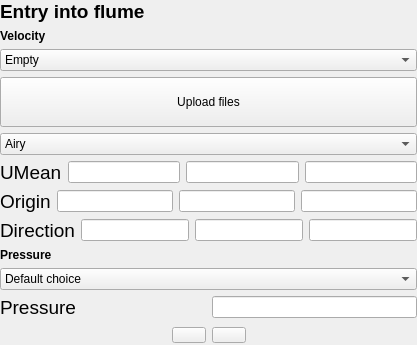
         <widget class="QWidget" name="A_FlumeEntry">
          <layout class="QVBoxLayout" name="verticalLayout_37">
           <property name="leftMargin">
            <number>0</number>
           </property>
           <property name="topMargin">
            <number>0</number>
           </property>
           <property name="rightMargin">
            <number>0</number>
           </property>
           <property name="bottomMargin">
            <number>0</number>
           </property>
           <item>
            <widget class="QLabel" name="GeoA_InterfaceLabel_14">
             <property name="font">
              <font>
               <pointsize>14</pointsize>
               <weight>75</weight>
               <bold>true</bold>
              </font>
             </property>
             <property name="text">
              <string>&lt;html&gt;&lt;head/&gt;&lt;body&gt;&lt;p&gt;Entry into flume&lt;/p&gt;&lt;/body&gt;&lt;/html&gt;</string>
             </property>
            </widget>
           </item>
           <item>
            <widget class="QLabel" name="label_54">
             <property name="font">
              <font>
               <weight>75</weight>
               <bold>true</bold>
              </font>
             </property>
             <property name="text">
              <string>Velocity</string>
             </property>
            </widget>
           </item>
           <item>
            <widget class="QComboBox" name="comboBox_17">
             <item>
              <property name="text">
               <string>Empty</string>
              </property>
             </item>
             <item>
              <property name="text">
               <string>Inlet: Constant velocity</string>
              </property>
             </item>
             <item>
              <property name="text">
               <string>Inlet: Wave input</string>
              </property>
             </item>
             <item>
              <property name="text">
               <string>Inlet: Time-varying uniform velocity</string>
              </property>
             </item>
             <item>
              <property name="text">
               <string>Inlet: Time-varying non-uniform velocity</string>
              </property>
             </item>
             <item>
              <property name="text">
               <string>Outlet: Phase-mean velocity</string>
              </property>
             </item>
             <item>
              <property name="text">
               <string>Outlet: flowRateOutletVelocity</string>
              </property>
             </item>
             <item>
              <property name="text">
               <string>Outlet: inletOutlet</string>
              </property>
             </item>
             <item>
              <property name="text">
               <string>Wall: noSlip</string>
              </property>
             </item>
            </widget>
           </item>
           <item>
            <widget class="QPushButton" name="pushButton_34">
             <property name="text">
              <string>
Upload files
</string>
             </property>
            </widget>
           </item>
           <item>
            <widget class="QComboBox" name="comboBox_18">
             <item>
              <property name="text">
               <string>Airy</string>
              </property>
             </item>
             <item>
              <property name="text">
               <string>Stokes2</string>
              </property>
             </item>
             <item>
              <property name="text">
               <string>Stokes5</string>
              </property>
             </item>
             <item>
              <property name="text">
               <string>Solitary</string>
              </property>
             </item>
             <item>
              <property name="text">
               <string>Custom</string>
              </property>
             </item>
            </widget>
           </item>
           <item>
            <layout class="QHBoxLayout" name="horizontalLayout_75">
             <item>
              <widget class="QLabel" name="label_55">
               <property name="font">
                <font>
                 <pointsize>14</pointsize>
                </font>
               </property>
               <property name="text">
                <string>UMean</string>
               </property>
              </widget>
             </item>
             <item>
              <widget class="QLineEdit" name="lineEdit_99"/>
             </item>
             <item>
              <widget class="QLineEdit" name="lineEdit_100"/>
             </item>
             <item>
              <widget class="QLineEdit" name="lineEdit_101"/>
             </item>
            </layout>
           </item>
           <item>
            <layout class="QHBoxLayout" name="horizontalLayout_76">
             <item>
              <widget class="QLabel" name="label_56">
               <property name="font">
                <font>
                 <pointsize>14</pointsize>
                </font>
               </property>
               <property name="text">
                <string>Origin</string>
               </property>
              </widget>
             </item>
             <item>
              <widget class="QLineEdit" name="lineEdit_102"/>
             </item>
             <item>
              <widget class="QLineEdit" name="lineEdit_103"/>
             </item>
             <item>
              <widget class="QLineEdit" name="lineEdit_104"/>
             </item>
            </layout>
           </item>
           <item>
            <layout class="QHBoxLayout" name="horizontalLayout_77">
             <item>
              <widget class="QLabel" name="label_57">
               <property name="font">
                <font>
                 <pointsize>14</pointsize>
                </font>
               </property>
               <property name="text">
                <string>Direction</string>
               </property>
              </widget>
             </item>
             <item>
              <widget class="QLineEdit" name="lineEdit_105"/>
             </item>
             <item>
              <widget class="QLineEdit" name="lineEdit_106"/>
             </item>
             <item>
              <widget class="QLineEdit" name="lineEdit_107"/>
             </item>
            </layout>
           </item>
           <item>
            <widget class="QLabel" name="label_58">
             <property name="font">
              <font>
               <weight>75</weight>
               <bold>true</bold>
              </font>
             </property>
             <property name="text">
              <string>Pressure</string>
             </property>
            </widget>
           </item>
           <item>
            <widget class="QComboBox" name="comboBox_19">
             <item>
              <property name="text">
               <string>Default choice</string>
              </property>
             </item>
             <item>
              <property name="text">
               <string>Inlet / Outlet / Wall: Zero gradient</string>
              </property>
             </item>
             <item>
              <property name="text">
               <string>Inlet: Calculated pressure</string>
              </property>
             </item>
             <item>
              <property name="text">
               <string>Outlet: Total pressure</string>
              </property>
             </item>
             <item>
              <property name="text">
               <string>Wall: Fixed flux</string>
              </property>
             </item>
            </widget>
           </item>
           <item>
            <layout class="QHBoxLayout" name="horizontalLayout_78" stretch="1,1">
             <item>
              <widget class="QLabel" name="label_59">
               <property name="font">
                <font>
                 <pointsize>14</pointsize>
                </font>
               </property>
               <property name="text">
                <string>Pressure</string>
               </property>
              </widget>
             </item>
             <item>
              <widget class="QLineEdit" name="lineEdit_108"/>
             </item>
            </layout>
           </item>
           <item>
            <layout class="QHBoxLayout" name="horizontalLayout_54" stretch="0,0,0,0">
             <item>
              <spacer name="horizontalSpacer_27">
               <property name="orientation">
                <enum>Qt::Horizontal</enum>
               </property>
               <property name="sizeHint" stdset="0">
                <size>
                 <width>40</width>
                 <height>20</height>
                </size>
               </property>
              </spacer>
             </item>
             <item>
              <widget class="QPushButton" name="pushButton_35">
               <property name="styleSheet">
                <string notr="true">QPushButton {
    border-image: url(:/images/images/previous.png) 10;
    border-width: 0px;                         
    padding: 0px 0px;
    min-height: 10px;
    min-width: 10px;
}

QPushButton:hover {
    border-image: url(:/images/images/previous.png) 10;
}

QPushButton:pressed {
    color: lightgray;
    border-image: url(:/images/images/previous-invert.png) 10;
    padding-top: 0px;
    padding-bottom: 0px;
}

</string>
               </property>
               <property name="text">
                <string/>
               </property>
              </widget>
             </item>
             <item>
              <widget class="QPushButton" name="pushButton_36">
               <property name="styleSheet">
                <string notr="true">QPushButton {
    border-image: url(:/images/images/next.png) 10;
    border-width: 0px;                         
    padding: 0px 0px;
    min-height: 10px;
    min-width: 10px;
}

QPushButton:hover {
    border-image: url(:/images/images/next.png) 10;
}

QPushButton:pressed {
    color: lightgray;
    border-image: url(:/images/images/next-invert.png) 10;
    padding-top: 0px;
    padding-bottom: 0px;
}

</string>
               </property>
               <property name="text">
                <string/>
               </property>
              </widget>
             </item>
             <item>
              <spacer name="horizontalSpacer_28">
               <property name="orientation">
                <enum>Qt::Horizontal</enum>
               </property>
               <property name="sizeHint" stdset="0">
                <size>
                 <width>40</width>
                 <height>20</height>
                </size>
               </property>
              </spacer>
             </item>
            </layout>
           </item>
          </layout>
         </widget>
